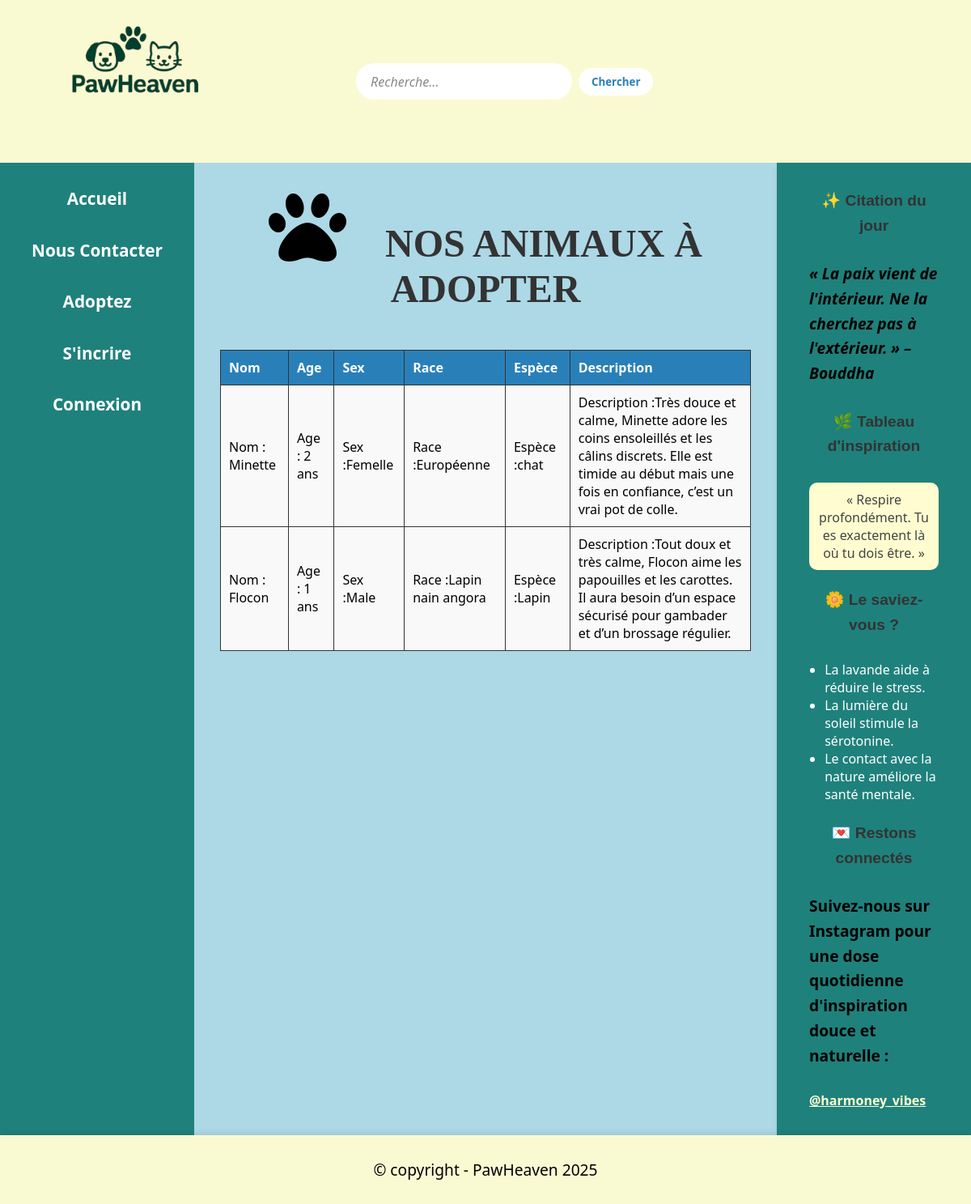
/pawheaven/pages/animal.php, run on the app's committed database.
### tables this page shows
CREATE TABLE IF NOT EXISTS `animaux` (
  `id` int NOT NULL AUTO_INCREMENT,
  `nom` varchar(200) NOT NULL,
  `espece` varchar(200) NOT NULL,
  `race` varchar(200) DEFAULT NULL,
  `description` varchar(1000) DEFAULT NULL,
  `age` int DEFAULT NULL,
  `sex` varchar(20) DEFAULT NULL,
  PRIMARY KEY (`id`)
);

### pawheaven/pages/animal.php (the view, shortened to what this page needs)
<?php include '../inc/header.php'; ?>
<main>
    <h2><i class="fas fa-paw"></i>Nos animaux à adopter</h2>
    <table>
        <thead>
            <tr>
                <th>Nom</th>
                <th>Age</th>
                <th>Sex</th>
                <th>Race</th>
                <th>Espèce</th>
                <th>Description</th>
            </tr>
        </thead>
        <tbody>
        <?php
        include '../inc/cle.php';
        $sql = "SELECT * FROM animaux";
        $reponse = $cle->query($sql);
        foreach($reponse AS $r): ?>
            <tr>
                <td>Nom : <?= $r['nom'] ?></td>
                <td>Age : <?= $r['age'] ?> ans</td>
                <td>Sex :<?= $r['sex'] ?></td>
                <td>Race :<?= $r['race'] ?></td>
                <td>Espèce :<?= $r['espece'] ?></td>
                <td>Description :<?= $r['description'] ?></td>
            </tr>
        <?php endforeach; ?>
        </tbody>
    </table>
</main>
<?php include '../inc/footer.php';

### pawheaven/css/style.css (style rules this page uses)
* { margin: 0; padding: 0; box-sizing: border-box; font-family: 'Segoe UI', Tahoma, Geneva, Verdana, sans-serif; }
body { display: flex; flex-wrap: wrap; background: #f4f4f4; }
main { background-color: lightblue; width: 60%; padding: 2em; min-height: 80vh; text-align: center; }
main h1, main h2 { margin-bottom: 1em; color: #333; font-weight: 600; text-align: center; }
table { width: 100%; border-collapse: collapse; margin-top: 2em; }
th, td { border: 1px solid #333; padding: 10px; text-align: left; }
th { background-color: #2980b9; color: white; }
td { background-color: #f9f9f9; }
h1, h2 { font-family: 'Dancing Script', cursive; color: lightblue; text-align: center; margin-bottom: 1em; }
h2 { font-family: 'Dancing Script', cursive; color: black; text-align: center; margin-bottom: 1em; font-size: 3em; font-weight: bold; text-transform: uppercase; }
h1 i, h2 i { color: black; margin-right: 0.5em; }
h1 i, h2 i { font-size: 2em; }

### data on the page
animaux: nom "Minette", age "2", sex "Femelle", race "Européenne", espece "chat", description "Très douce et calme, Minette adore les coins ensoleillés et les câlins discrets. Elle est timide au début mais une fois en confiance, c’est un vrai pot de colle."
animaux: nom "Flocon", age "1", sex "Male", race "Lapin nain angora", espece "Lapin", description "Tout doux et très calme, Flocon aime les papouilles et les carottes. Il aura besoin d’un espace sécurisé pour gambader et d’un brossage régulier."
